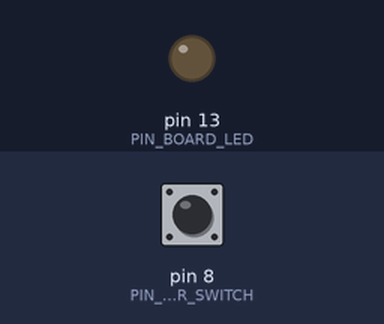
This sketch was run on a simulated Arduino Uno, built with avr-gcc and run on an emulated ATmega328P. On the bench: output pins drawn as LEDs (lit = HIGH). The test bench sets the inputs (shaded band); at power-on: pin 8 (PIN_TOWER_SWITCH) HIGH. What the sketch prints to the serial monitor is not drawn.

Above: at 0.2 s.
At 5.5 s:
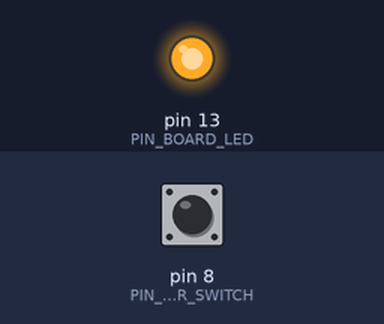
Timing chart, 0 to 14.4 s (numbered marks = the images above):
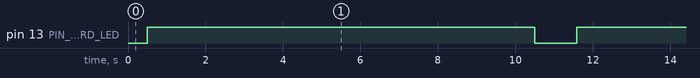

Measured:
- by itself, pin 13 (PIN_BOARD_LED): alternates HIGH for 10.0 s and LOW for 1.1 s

The sketch:

Line_Array.ino
```cpp
//Line Array Calibration
//Prints the max and min light sensor array values and prints them out so that they can be copied and pasted into the 'Main' program
```

AA_Includes_and_Defs.ino
```cpp
#include <QTRSensors.h>

#define PIN_TOWER_SWITCH 8
#define PIN_BOARD_LED 13
```

AB_Objects.ino
```cpp
QTRSensorsAnalog qtra((unsigned char[]) {7,6,5,4,3,2,1,0}, 8, 9, 8); //({Pins}, number of sensors, number of samples per reading to average, emitterpin)
```

AC_Global_Variables.ino
```cpp
unsigned int currentSensorValues[8];
```

FA_Calibration.ino
```cpp
void calibrateLineFollowing()
{
  delay(500);
  digitalWrite(PIN_BOARD_LED, HIGH);    // turn on Arduino's LED to indicate we are in calibration mode
  for (int i = 0; i < 400; i++)  // make the calibration take about 10 seconds
  {
    qtra.calibrate();       // reads all sensors 10 times at 2.5 ms per six sensors (i.e. ~25 ms per call)
  }
  digitalWrite(PIN_BOARD_LED, LOW);     // turn off Arduino's LED to indicate we are through with calibration
}

void printArrayCalibrationValues() {
  for (int i = 0; i < 8; i++)
  {
    Serial.print("qtra.calibratedMinimumOn[");
    Serial.print(i);
    Serial.print("] = ");
    Serial.print(qtra.calibratedMinimumOn[i]);
    Serial.println(";");
  }
  Serial.println();
  for (int i = 0; i < 8; i++)
  {
    Serial.print("qtra.calibratedMaximumOn[");
    Serial.print(i);
    Serial.print("] = ");
    Serial.print(qtra.calibratedMaximumOn[i]);
    Serial.println(";");
  }
  Serial.println();

}
```

ZA_Main.ino
```cpp
void setup() {
  Serial.begin(9600);
  pinMode(PIN_TOWER_SWITCH, INPUT);
  pinMode(PIN_BOARD_LED, OUTPUT);
  digitalWrite(PIN_BOARD_LED, LOW);
}

void loop() {
  while(digitalRead(PIN_TOWER_SWITCH) == LOW); //Wait till Tower switch is pressed
  calibrateLineFollowing();
  Serial.println("Calibration Values: ");
  Serial.println(" ");
  printArrayCalibrationValues();
  Serial.println(" ");
  Serial.println(" ");
}
```
